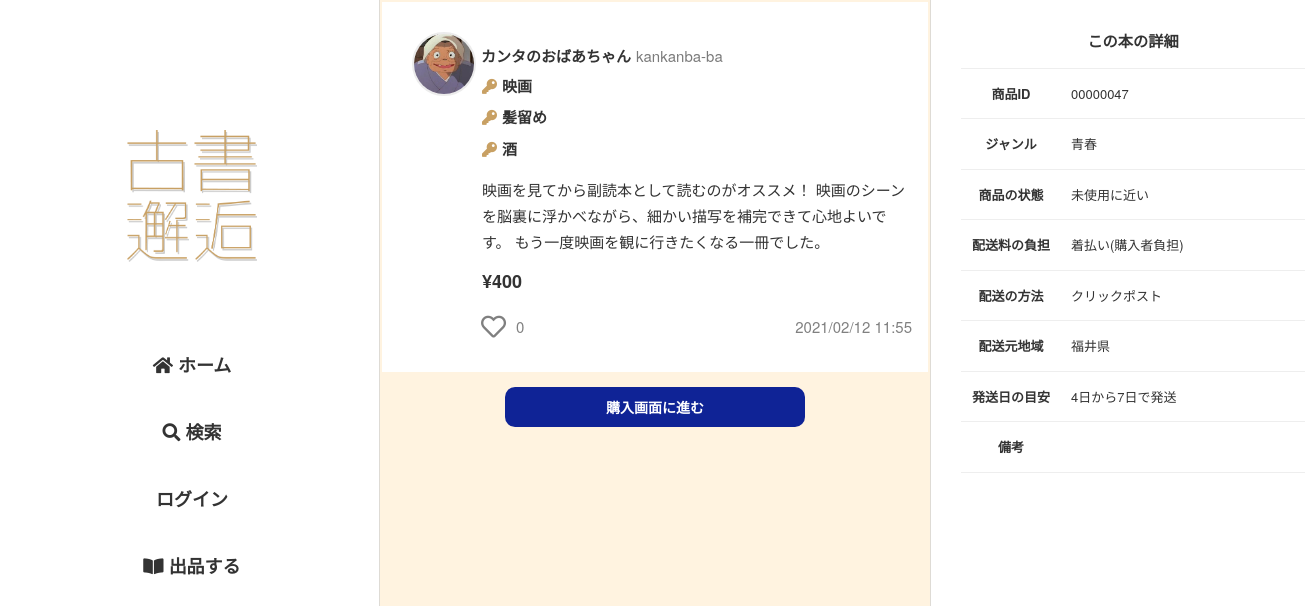
Page /item/itemdata/47 on the committed database.
### flmapp/models/user.py (models this page shows, shortened)
class User(UserMixin, db.Model):
    __tablename__ = 'User'
    __table_args__ = (CheckConstraint('update_at >= create_at'),)
    User_id = db.Column(db.Integer, primary_key=True)
    user_code = db.Column(db.String(64), unique=True, index=True, nullable=False)
    username = db.Column(db.String(64), index=True, nullable=False)
    email = db.Column(db.String(64), unique=True, index=True, nullable=False)
    password_hash = db.Column(db.String(128), nullable=False)
    picture_path = db.Column(db.Text, default='default.jpeg', nullable=False)
    prof_comment = db.Column(db.Text)
    default_ShippingAddress_id = db.Column(db.Integer, db.ForeignKey('ShippingAddress.ShippingAddress_id'))
    default_pay_way = db.Column(db.Integer, default=1, nullable=False)
    default_Credit_id = db.Column(db.Integer, db.ForeignKey('Credit.Credit_id'))
    is_active = db.Column(db.Boolean, default=True, nullable=True)
    create_at = db.Column(db.DateTime, default=datetime.now, nullable=False)
    update_at = db.Column(db.DateTime, default=datetime.now, nullable=False)
    @property
    def password(self):
        raise AttributeError('パスワードは読み取り可能な属性ではありません。')

### flmapp/models/trade.py (models this page shows, shortened)
class Sell(db.Model):
    __tablename__ = 'Sell'
    __table_args__ = (CheckConstraint('update_at >= create_at'),)
    Sell_id = db.Column(db.Integer, primary_key=True)
    User_id = db.Column(db.Integer, db.ForeignKey('User.User_id'), nullable=False)
    sell_title = db.Column(db.String(255), nullable=False)
    key1 = db.Column(db.String(255), nullable=False)
    key2 = db.Column(db.String(255), nullable=False)
    key3 = db.Column(db.String(255), nullable=False)
    sell_comment = db.Column(db.Text, nullable=False)
    price = db.Column(db.Integer, nullable=False)
    item_picture_path = db.Column(db.Text, default='default.png', nullable=False)
    genre = db.Column(EnumType(enum_class=Genre), nullable=False)
    item_state = db.Column(EnumType(enum_class=Item_state), nullable=False)
    postage = db.Column(EnumType(enum_class=Postage), nullable=False)
    send_way = db.Column(EnumType(enum_class=Send_way), nullable=False)
    consignor = db.Column(db.String(64), nullable=False)
    schedule = db.Column(EnumType(enum_class=Schedule), nullable=False)
    remarks = db.Column(db.Text)
    deal_status = db.Column(EnumType(enum_class=Deal_status),default=Deal_status(1), nullable=False)
    sell_flg = db.Column(db.Boolean,default=True, nullable=False)
    is_active = db.Column(db.Boolean,default=True, nullable=False)
    has_sent = db.Column(db.Boolean,default=False, nullable=False)
    has_got = db.Column(db.Boolean,default=False, nullable=False)
    create_at = db.Column(db.DateTime,default=datetime.now, nullable=False)
    update_at = db.Column(db.DateTime,default=datetime.now, nullable=False)
    user = db.relationship('User', backref='sell', lazy='joined', uselist=False)

### flmapp/views/item.py (the view, shortened to what this page needs)
@bp.route('/itemdata/<int:item_id>', methods=['GET', 'POST'])
def itemdata(item_id):
    session.pop('pay_way', None)
    session.pop('Credit_id', None)
    session.pop('ShippingAddress_id', None)
    item = Sell.query.get(item_id)
    buy_user = ""
    buy = Buy.select_buy_by_sell_id(item_id)
    if buy:
        buy_user = buy.User_id
    if item is None:
        return redirect(url_for('route.home'))
    form = SellUpdateFlgAndDeleteForm(request.form)
    liked_list = []
    if current_user.is_authenticated:
        liked = Likes.liked_exists(item_id)
        if liked:
            liked_list.append(item_id)
    return render_template('item/itemdata.html', item=item, form=form, liked_list=liked_list, buy_user=buy_user)

### flmapp/models/enum_conf.py (called while the page is built)
    def process_result_value(self, value, dialect):
        if value is not None:
            if not isinstance(value, int):
                raise TypeError("value should have int type")
            return self.enum_class(value)

### flmapp/models/reaction.py (called while the page is built)
    @classmethod
    def select_likes_by_sell_id(cls, Sell_id):
        return cls.query.filter_by(Sell_id=Sell_id).all()

### flmapp/models/trade.py (called while the page is built)
    @classmethod
    def select_buy_by_sell_id(cls, Sell_id):
        return cls.query.filter_by(Sell_id=Sell_id).first()

### flmapp/views/item.py (called while the page is built)
@bp.context_processor
def likes_count_processor():
    def likes_count(sell_id):
        all_likes = Likes.select_likes_by_sell_id(sell_id)
        return len(all_likes)
    return dict(likes_count=likes_count)

### flmapp/templates/item/itemdata.html (shortened to what this page needs)
{% extends "base02.html" %}
{%block head %}
<link rel="stylesheet" href="{{ url_for('static', filename='css/item/itemdata.css')}}">
{% endblock%}
{% block content %}
<article class="item-wrap">
    <a href="{{url_for('item.itemdata', item_id=item.Sell_id)}}">
        <object><a class="u-box" href="{{url_for('user.userdata', user_code=item.user.user_code)}}">
            <img class="u-icon" src="{{url_for('static', filename='user_image/' + item.user.picture_path)}}">
            <p class="u-name">{{ item.user.username }}</p>
            <p class="u-code">{{ item.user.user_code }}</p>
        </a></object>
        <div class="i-content-area">
            <div class="k-s-box">
                <div class="i-key">
                    <p><i class="fas fa-key"></i>{{ item.key1 }}</p>
                    <p><i class="fas fa-key"></i>{{ item.key2 }}</p>
                    <p><i class="fas fa-key"></i>{{ item.key3 }}</p>
                </div>
            </div>
            <div class="i-comm"><p>{{ item.sell_comment }}</p></div>
        </div>
        <p><span class="i-price">¥{{ item.price }}</span></p>
        <div class="i-fotter">
            {% include "like.html" %}
            <p>{{ item.create_at.strftime('%Y/%m/%d %H:%M') }}</p>
        </div>
    </a>
</article>
<div class="inf-wrap">
    {% if item.User_id == current_user.User_id %}
        {% if item.deal_status.value == 1 %}
            <div class="b-s-box">
                <div class="b-ti-box">
                    <h2>本のタイトル</h2>
                    <p class="keikoku">※出品者のみ表示されています</p>
                </div>
                <p>{{ item.sell_title }}</p>
                <div class="b-ti-box">
                    <h2>商品の画像</h2>
                    <p class="keikoku">※出品者のみ表示されています</p>
                </div>
                <img src="{{url_for('static', filename='item_image/' + item.item_picture_path)}}">
            </div>
            <div class="b-btn">
                <a href="{{url_for('sell.sell_update', item_id=item.Sell_id)}}">出品情報を編集する</a>
            </div>
            <div class="g-btn">
                <form method="POST" action="{{url_for('sell.sell_flg_update')}}">
                    {{ form.csrf_token }}
                    {{ form.Sell_id(value=item.Sell_id) }}
                    {% if item.sell_flg %}
                        {{ form.submit(value='出品を一時停止する') }}
                    {% else %}
                        {{ form.submit(value='出品を再開する') }}
                    {% endif %}
                </form>
            </div>
            <div class="g-btn">
                <form method="POST" action="{{url_for('sell.sell_delete')}}">
                    {{ form.csrf_token }}
                    {{ form.Sell_id(value=item.Sell_id) }}
                    {{ form.submit(value='削除') }}
                </form>
            </div>
        {% elif item.deal_status.value == 2 %}
            <div class="b-btn">
                <a href="{{url_for('transaction.transaction', item_id=item.Sell_id)}}">取引画面をみる</a>
            </div>
        {% elif item.deal_status.value == 3 %}
            <p class="i-d-msg">取引が完了しています</p>
            <div class="b-btn">
                <a href="{{url_for('transaction.transaction', item_id=item.Sell_id)}}">取引画面をみる</a>
            </div>
        {% endif %}
    {% elif item.sell_flg and item.is_active and item.deal_status.value == 1 %}
        <div class="b-btn">
            <a href="{{url_for('buy.buy', item_id=item.Sell_id)}}">購入画面に進む</a>
        </div>
    {% elif item.sell_flg and item.is_active and item.deal_status.value != 1 %}
        <p class="i-d-msg">売り切れました</p>
    {% endif %}
</div>
{% endblock %}
{% block content2 %}
<div class="t-wrap">
    <table>
        <tr><th colspan="2"><h3>この本の詳細</h3></th></tr>
        <tr>
            <th>商品ID</th>
            <td>{{ '%08d' % item.Sell_id }}</td>
        </tr>
        <tr>
            <th>ジャンル</th>
            <td>
                {{ item.genre.name }}
            </td>
        </tr>
        <tr>
            <th>商品の状態</th>
            <td>{{ item.item_state.name }}</td>
        </tr>
        <tr>
            <th>配送料の負担</th>
            <td>{{ item.postage.name }}</td>
        </tr>
        <tr>
            <th>配送の方法</th>
            <td>{{ item.send_way.name }}</td>
        </tr>
        <tr>
            <th>配送元地域</th>
            <td>{{ item.consignor }}</td>
        </tr>
        <tr>
            <th>発送日の目安</th>
            <td>{{ item.schedule.name }}</td>
        </tr>
        <tr>
            <th>備考</th>
            <td>{{ item.remarks }}</td>
        </tr>
    </table>
</div>
{% endblock %}

### flmapp/static/css/sanitize.css (style rules this page uses)
article, aside, details, figcaption, figure, footer, header, main, menu, nav, section, summary { display: block; }
html { box-sizing: border-box; cursor: default; font-family: sans-serif; line-height: 1.5; -ms-text-size-adjust: 100%; -webkit-text-size-adjust: 100%; }
body { margin: 0; }
audio, canvas, iframe, img, svg, video { vertical-align: middle; }
img { border-style: none; }
a { background-color: transparent; -webkit-text-decoration-skip: objects; }
table { border-collapse: collapse; border-spacing: 0; }
a, area, button, input, label, select, textarea, [tabindex] { -ms-touch-action: manipulation; touch-action: manipulation; }

### flmapp/static/css/global.css (style rules this page uses)
* { margin: 0; padding: 0; outline: none; }
html { font-size: 62.5%; }
body { background-color: #FFF; color : #333333; font-family: "Helvetica Neue", Arial, "Hiragino Kaku Gothic ProN", "Hiragino Sans", Meiryo, sans-serif; }
p { margin: 0; font-size: 1.5rem; line-height: 1.75; }
a { color: #333333; text-decoration: none; display: inline-block; transition: color 0.5s; }

### flmapp/static/css/common2.css (style rules this page uses)
.u-icon { width: 50px; border-radius: 50%; border: 2px solid #ececec; }

### flmapp/static/css/item.css (style rules this page uses)
.item-wrap { background-color: #ffffff; margin: 2px; padding: 30px; }
.item-wrap p { font-size: 1.5rem; }
.u-box { display: flex; align-items: flex-start; }
.u-box p { margin-top: 11px; margin-left: 5px; }
.u-name { font-weight: bold; }
.u-code { color: #7b7b7b; }
.u-box .u-icon { width: 60px; }
.i-content-area { margin-top: -23px; margin-left: 70px; }
.i-key { font-size: 1.5rem; font-weight: bold; }
.i-key p { margin-bottom: 5px; }
.i-key i { margin-right: 5px; }
.i-key .fa-key { color: #C8A063; }
.i-comm { margin: 10px 0px; }
.i-price { margin-left: 70px; font-size: 1.8rem; font-weight: bold; }
.i-fotter { width: 500px; display: flex; align-items: center; justify-content: space-between; margin-top: 15px; }
.i-fotter p { color: #808080; }
.k-s-box { display: flex; justify-content: space-between; }

### flmapp/static/css/item/itemdata.css (style rules this page uses)
.t-wrap { margin: 15px 0; }
.t-wrap table { width: 100%; border-collapse: collapse; background-color: #ffffff; margin: 0 auto; }
.t-wrap table th, .t-wrap td { padding: 15px 10px; }
.t-wrap table tr { border-bottom: solid 1px #eee; }
.t-wrap table th { width: 100px; font-size: 1.3rem; }
.t-wrap table td { font-size: 1.3rem; }
.inf-wrap { text-align: center; }
.b-btn { text-align: center; margin-top: 15px; }
.b-btn a { width: 300px; height: 40px; line-height: 40px; border: none; border-radius: 10px; color: #ffffff; font-weight: bold; transition: .2s; background-color: #0f2396; text-align: center; font-size: 1.4rem; }

### rows in the picture
User: picture_path (picture), user.username "カンタのおばあちゃん", user.user_code "kankanba-ba"
Sell: key1 "映画", key2 "髪留め", key3 "酒", sell_comment "映画を見てから副読本として読むのがオススメ！ 映画のシーンを脳裏に浮かべながら、細かい描写を補完できて心地よいです。 もう一度映画を観に行きたくなる一冊でした。", price "400", create_at "2021/02/12 11:55", Sell_id "00000047", genre.name "青春", item_state.name "未使用に近い", postage.name "着払い(購入者負担)", send_way.name "クリックポスト", consignor "福井県", schedule.name "4日から7日で発送"

### other values in the picture
{{ likes_count(item.Sell_id) }} "0"
